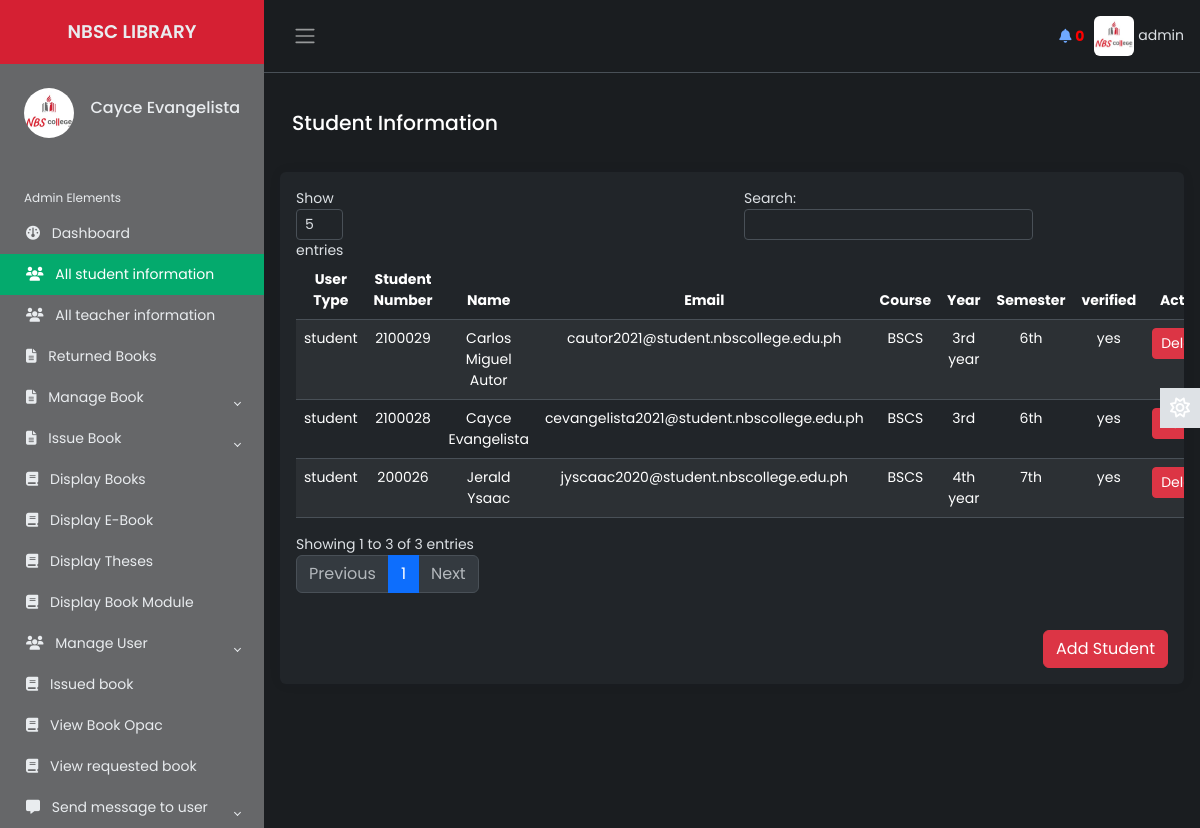
The page /Source/librarian/all-student-info.php (signed in) on the database as committed earlier.
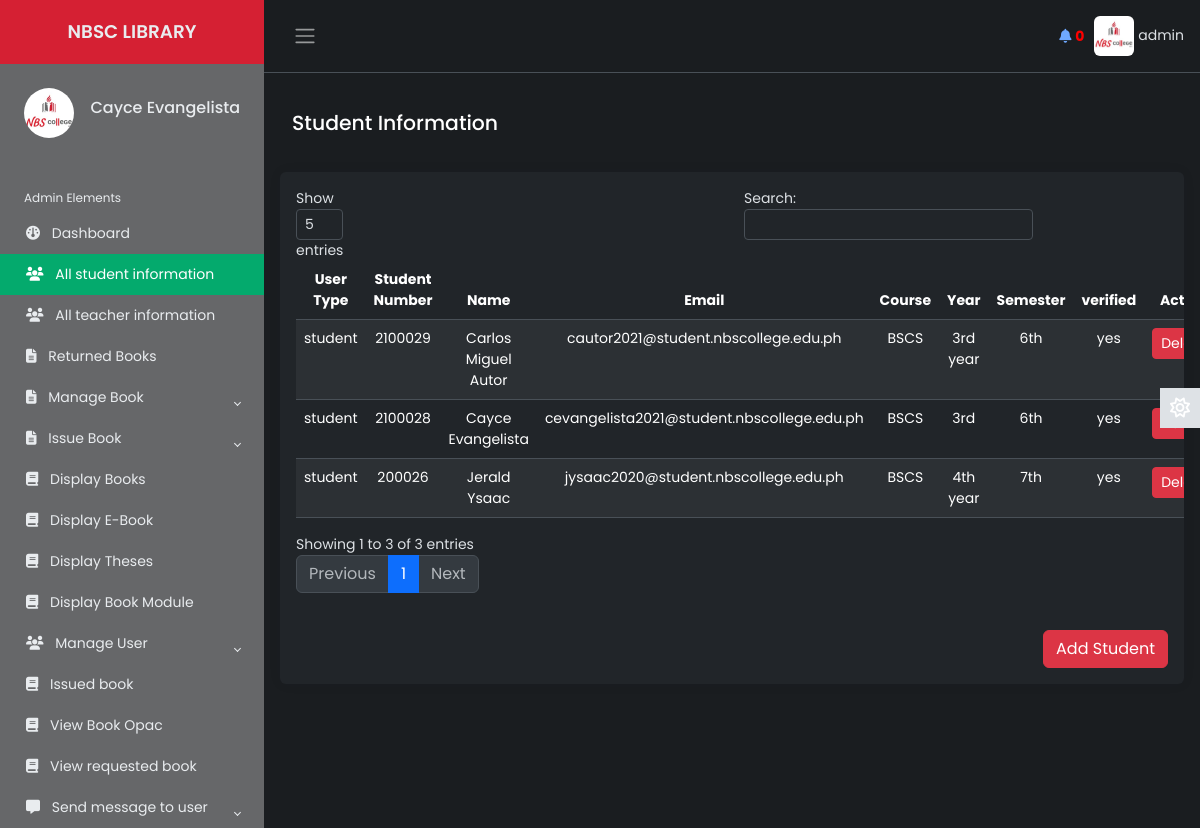
The same page on the database as committed later.
### tables this page shows
CREATE TABLE `student` (
  `student_number` varchar(20) NOT NULL,
  `first_name` varchar(50) NOT NULL,
  `last_name` varchar(50) NOT NULL,
  `middle_name` varchar(50) NOT NULL,
  `email` varchar(50) NOT NULL,
  `course` varchar(10) NOT NULL,
  `year` varchar(20) NOT NULL,
  `semester` varchar(20) NOT NULL,
  `password` varchar(50) NOT NULL,
  `user_type` varchar(7) NOT NULL,
  `photo` varchar(500) NOT NULL,
  `status` varchar(7) NOT NULL,
  `vkey` varchar(255) NOT NULL,
  `verified` varchar(3) NOT NULL
);

### Source/librarian/all-student-info.php (the view, shortened to what this page needs)
        <?php
    include 'inc/header.php';
    include 'inc/connection.php';
 ?>
<main class="content px-3 py-2">
                <div class="container-fluid">
				<div class="mb-3">
                        <h4>Student Information
                        </h4>
                 </div>
            </div>
            <br>
            <div class="card border-0">
                        <div class="card-body">
                            <table class="table table-hover text-center table-striped" id="dtBasicExample">
                                <thead>
                                    <tr>
                                        <th scope="col">User Type</th>
                                        <th scope="col" class="text-center">Student Number</th>
                                        <th scope="col">Name</th>
                                        <th scope="col">Email</th>
                                        <th scope="col">Course</th>
                                        <th scope="col">Year</th>
                                        <th scope="col">Semester</th>
                                        <th scope="col">verified</th>
                                        <th scope="col">Action</th>
                                    </tr>
                                </thead>
                                <tbody>
                                           <?php
                                                $res= mysqli_query($link, "select * from student ORDER BY student_number DESC");
                                                while ($row=mysqli_fetch_array($res)) {
                                                    echo "<tr>";
                                                    echo "<td>"; echo $row["user_type"]; echo "</td>";
                                                    echo "<td>"; echo $row["student_number"]; echo "</td>";
                                                    echo "<td>"; echo $row["first_name"]; "<td>"; echo " "; echo $row["last_name"]; echo "</td>";
                                                    echo "<td>"; echo $row["email"]; echo "</td>";
                                                    echo "<td>"; echo $row["course"]; echo "</td>";
                                                    echo "<td>"; echo $row["year"]; echo "</td>";
                                                    echo "<td>"; echo $row["semester"]; echo "</td>";
                                                    echo "<td>"; echo $row["verified"]; echo "</td>";
                                                    echo "<td>";
                                                    ?>
                                                        <button class='btn btn-danger btn-sm' onclick="deleteUserConfirmation('<?php echo $row["student_number"]; ?>', '<?php echo $row["first_name"] . ' ' . $row["last_name"]; ?>')">Delete</button>
                                                    <?php
                                                    echo "</td>";
                                                    echo "</tr>";
                                                }
                                             ?>
                                       </tbody>
                            </table>
                            <br>
                            <div class="text-end">
                                <button type="button" class="btn btn-danger" data-toggle="modal" data-target="#addStudentModal">
                                Add Student
                                </button>
                            </div>
                        </div>
                    </div>
 </main>

Rows that differ between the two databases and show on the page:
changed student "Jerald": email "jyscaac2020@student.nbscollege.edu.ph" → "jysaac2020@student.nbscollege.edu.ph"
